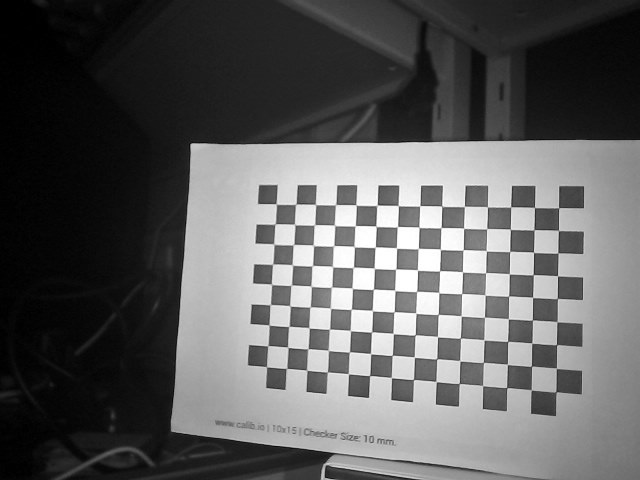
#> input picture left_photos/l1.jpg, 640 x 480 px; its folder holds only this picture in this run
$ python main.py   (older library calls are emulated)
#> lines starting #> are read from the running program, lines starting #| are printed output that depends on the picture; after the words box and inside, x2 and y2 are one past the last pixel; in counts of white or black regions, pixels touching at a corner belong together; long printed decimals are rounded
import cv2
import numpy as np
import glob

# 棋盘格的尺寸 (宽度, 高度)
chessboard_size = (9, 14)

# 棋盘格方格的实际大小 (单位: 米)
square_size = 0.010

# 对象点，例如 (0,0,0), (1,0,0), (2,0,0) ....,(8,5,0)
objp = np.zeros((chessboard_size[0] * chessboard_size[1], 3), np.float32)
objp[:, :2] = np.mgrid[0:chessboard_size[0], 0:chessboard_size[1]].T.reshape(-1, 2) * square_size

# 存储对象点和图像点的列表
objpoints = []  # 3d point in real world space
imgpoints_l = []  # 2d points in image plane for left camera
imgpoints_r = []  # 2d points in image plane for right camera

# 图像路径
left_images = glob.glob('left_photos/*.jpg')
right_images = glob.glob('right_photos/*.jpg')

if len(left_images) != len(right_images):
    raise ValueError("左右图像数量不匹配")

for left_img, right_img in zip(sorted(left_images), sorted(right_images)):
    img_l = cv2.imread(left_img)
#> img_l is the input picture: shape (480, 640, 3); min 0, max 255, mean 93.6
    img_r = cv2.imread(right_img)
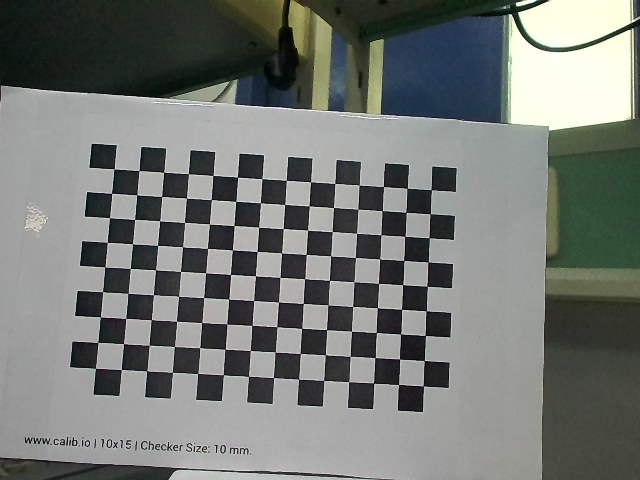
#> input picture right_photos/r0.jpg, 640 x 480 px
#> img_r is the input picture: shape (480, 640, 3); mean B, G, R 116.8, 120.6, 116.9
    gray_l = cv2.cvtColor(img_l, cv2.COLOR_BGR2GRAY)
    gray_r = cv2.cvtColor(img_r, cv2.COLOR_BGR2GRAY)
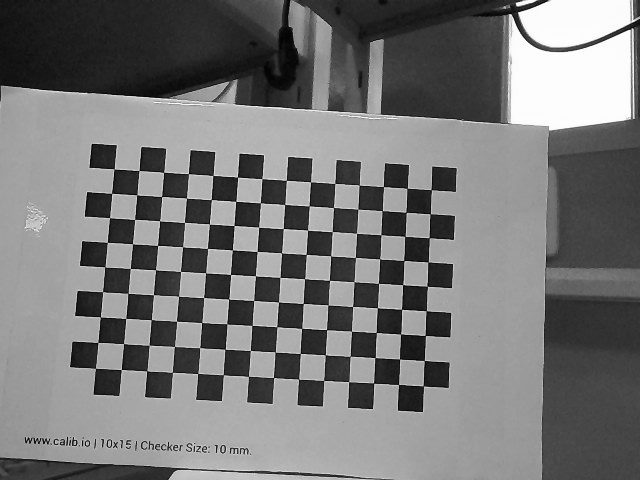
#> gray_r: shape (480, 640); min 0, max 255, mean 119.1

    # 查找棋盘格角点
    ret_l, corners_l = cv2.findChessboardCorners(gray_l, chessboard_size, None)
#> ret_l = True; corners_l = 126 rows, first 8: [558.8, 207.8], [558.5, 230.5], [557.9, 252.8], [557.5, 275.7], [557.3, 298.5], [557, 321.7], [556.5, 344.6], [556.4, 368.2]
    ret_r, corners_r = cv2.findChessboardCorners(gray_r, chessboard_size, None)
#> ret_r = True; corners_r = 126 rows, first 8: [431.1, 189.9], [430.2, 213.9], [428.9, 237.9], [428.1, 262], [427.4, 286.1], [426, 311], [425.4, 335.5], [424.1, 360.4]

    if ret_l and ret_r:
        objpoints.append(objp)
        imgpoints_l.append(corners_l)
        imgpoints_r.append(corners_r)

        # 绘制并显示角点
        cv2.drawChessboardCorners(img_l, chessboard_size, corners_l, ret_l)
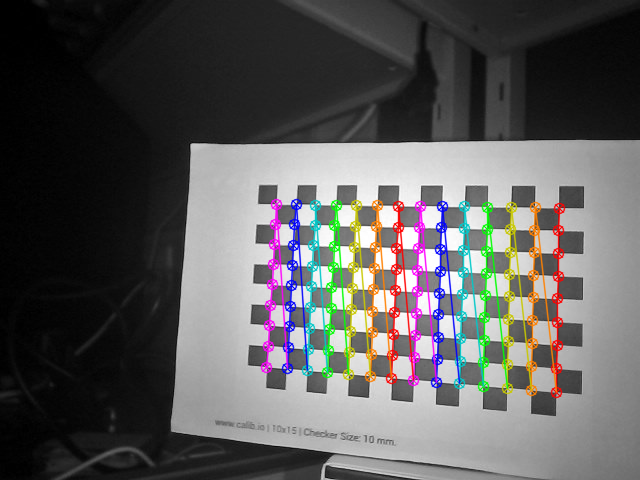
#> img_l: shape (480, 640, 3); 7.48% of pixels changed, all inside (x1, y1, x2, y2) = (260, 198, 566, 399)
        cv2.drawChessboardCorners(img_r, chessboard_size, corners_r, ret_r)
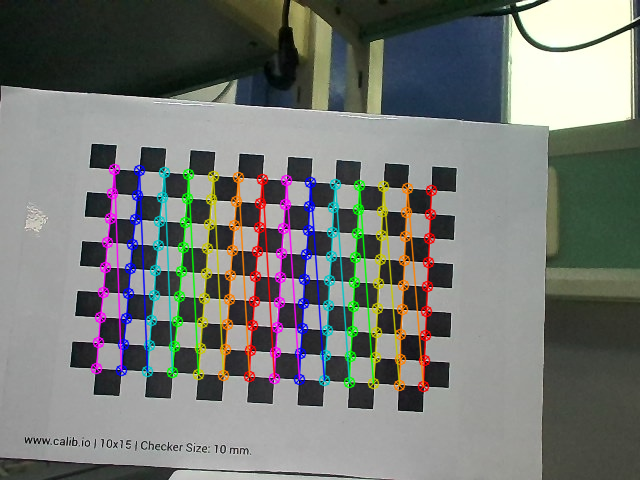
#> img_r: shape (480, 640, 3); 8.17% of pixels changed, all inside (x1, y1, x2, y2) = (90, 163, 438, 393)
        cv2.imshow('Left Image', img_l)
        cv2.imshow('Right Image', img_r)
        cv2.waitKey(500)

cv2.destroyAllWindows()

# 校准左相机
ret_l, mtx_l, dist_l, rvecs_l, tvecs_l = cv2.calibrateCamera(objpoints, imgpoints_l, gray_l.shape[::-1], None, None)
#> ret_l = 0.186; mtx_l = [[525.4, 0, 308.9], [0, 525.1, 251.6], [0, 0, 1]]; dist_l = [[0.0468, -0.0588, -0.000847, -0.00225, -0.0376]]; rvecs_l = ([0.106, 0.239, 1.61],); tvecs_l = ([0.11, -0.0193, 0.233],)

# 校准右相机
ret_r, mtx_r, dist_r, rvecs_r, tvecs_r = cv2.calibrateCamera(objpoints, imgpoints_r, gray_r.shape[::-1], None, None)
#> ret_r = 0.209; mtx_r = [[850.7, 0, 303.8], [0, 841, 180.7], [0, 0, 1]]; dist_r = [[-0.12, 2.89, -0.000369, -0.000992, -15.79]]; rvecs_r = ([-0.14, 0.0611, 1.63],); tvecs_r = ([0.0526, 0.00387, 0.351],)


# 立体校正
flags = 0
flags |= cv2.CALIB_FIX_INTRINSIC
criteria = (cv2.TERM_CRITERIA_EPS + cv2.TERM_CRITERIA_MAX_ITER, 30, 0.001)

ret, mtx_l, dist_l, mtx_r, dist_r, R, T, E, F = cv2.stereoCalibrate(
    objpoints, imgpoints_l, imgpoints_r, mtx_l, dist_l, mtx_r, dist_r, gray_l.shape[::-1],
    criteria=criteria, flags=flags
)
#> ret = 0.198; R = [[0.964, -0.0304, -0.265], [0.0395, 0.999, 0.0289], [0.264, -0.0384, 0.964]]; T = [0.00745, 0.012, 0.0961]; E = [[-0.000612, -0.0964, 0.00883], [0.0906, -0.00263, -0.0327], [-0.0113, 0.00781, 0.00341]]; F = [[-2.89e-07, -4.56e-05, 0.0138], [4.33e-05, -1.26e-06, -0.0213], [-0.0123, 0.0172, 1]]

# 计算校正映射
R1, R2, P1, P2, Q, roi1, roi2 = cv2.stereoRectify(mtx_l, dist_l, mtx_r, dist_r, gray_l.shape[::-1], R, T)
#> R1 = [[0.34, 0.0836, 0.937], [-0.0964, 0.994, -0.0537], [-0.935, -0.0721, 0.346]]; R2 = [[0.0767, 0.124, 0.989], [-0.109, 0.987, -0.115], [-0.991, -0.0989, 0.0892]]; P1 = [[683, 0, 1160.2, 0], [0, 683, 35.11, 0], [0, 0, 1, 0]]; P2 = [[683, 0, 1160.2, 66.33], [0, 683, 35.11, 0], [0, 0, 1, 0]]; Q = [[1, 0, 0, -1160.2], [0, 1, 0, -35.11], [0, 0, 0, 683], [0, 0, -10.3, 0]]; roi1 = (0, 0, 0, 0); roi2 = (0, 0, 0, 0)

# 输出校正参数
print('输出校正参数')
print("R1:\n", R1)
#| R1:
#|  [[ 0.34    0.08359  0.9367]
#|  [-0.09642  0.9939  -0.0537]
#|  [-0.9355 -0.07205  0.346]]
print("R2:\n", R2)
#| R2:
#|  [[ 0.0767  0.124  0.9893]
#|  [-0.1089  0.9873 -0.1153]
#|  [-0.9911 -0.09888  0.08923]]
print("P1:\n", P1)
#| P1:
#|  [[6.83022569e+02 0.00000000e+00 1.16021224e+03 0.00000000e+00]
#|  [0.00000000e+00 6.83022569e+02 3.51066055e+01 0.00000000e+00]
#|  [0.00000000e+00 0.00000000e+00 1.00000000e+00 0.00000000e+00]]
print("P2:\n", P2)
#| P2:
#|  [[6.83022569e+02 0.00000000e+00 1.16021224e+03 6.63265869e+01]
#|  [0.00000000e+00 6.83022569e+02 3.51066055e+01 0.00000000e+00]
#|  [0.00000000e+00 0.00000000e+00 1.00000000e+00 0.00000000e+00]]
print("Q:\n", Q)
#| Q:
#|  [[ 1.00000000e+00  0.00000000e+00  0.00000000e+00 -1.16021224e+03]
#|  [ 0.00000000e+00  1.00000000e+00  0.00000000e+00 -3.51066055e+01]
#|  [ 0.00000000e+00  0.00000000e+00  0.00000000e+00  6.83022569e+02]
#|  [ 0.00000000e+00  0.00000000e+00 -1.02978700e+01  0.00000000e+00]]
print("roi1:", roi1)
#| roi1: (0, 0, 0, 0)
print("roi2:", roi2)
#| roi2: (0, 0, 0, 0)

# 计算重映射矩阵
map1_l, map2_l = cv2.initUndistortRectifyMap(mtx_l, dist_l, R1, P1, gray_l.shape[::-1], cv2.CV_32FC1)
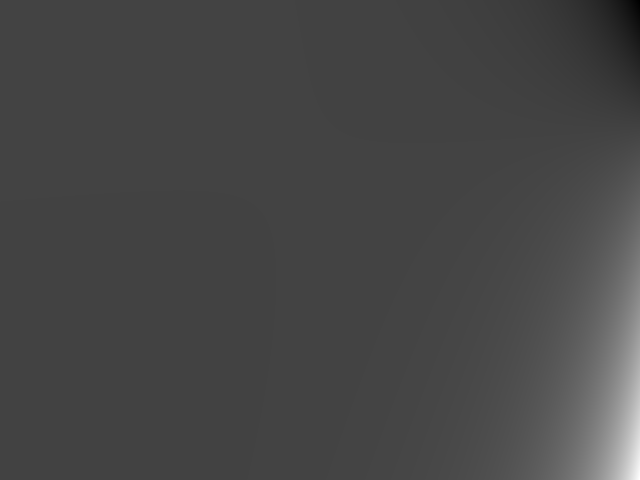
#> map2_l: shape (480, 640) float32; min -14015, max 40245.6, mean 1127.5; drawn with min black and max white
map1_r, map2_r = cv2.initUndistortRectifyMap(mtx_r, dist_r, R2, P2, gray_r.shape[::-1], cv2.CV_32FC1)
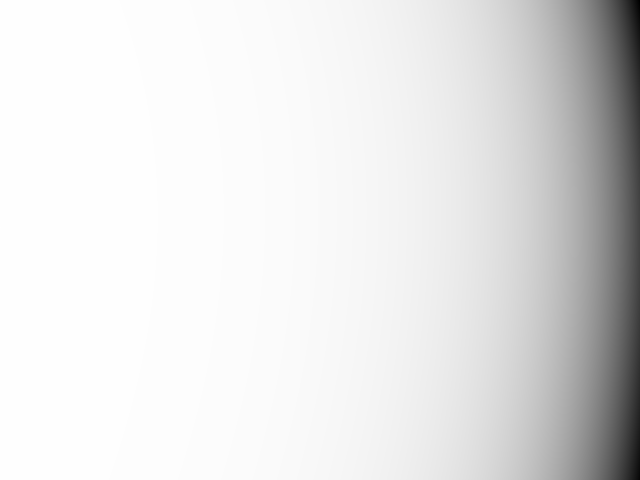
#> map1_r: shape (480, 640) float32; min -363308.4, max 93.85, mean -37261.6; drawn with min black and max white
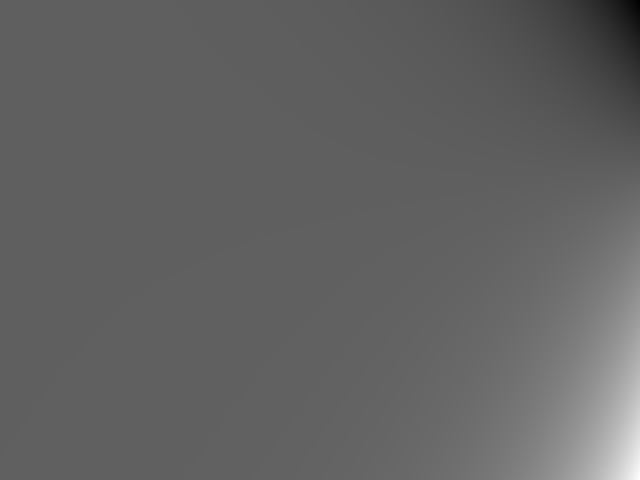
#> map2_r: shape (480, 640) float32; min -83916.4, max 139772.5, mean 3062; drawn with min black and max white
print('输出重映射矩阵')
print("map1_l:\n", map1_l)
#> (printed output is left out)
print("map2_l:\n", map2_l)
#> (printed output is left out)
print("map1_r:\n", map1_r)
#> (printed output is left out)
print("map2_r:\n", map2_r)
#> (printed output is left out)

# 应用校正
img_l = cv2.imread('left_photos/l0.jpg')
img_r = cv2.imread('right_photos/r0.jpg')
#> (the run stopped early here; a loop or call above may not have finished)
